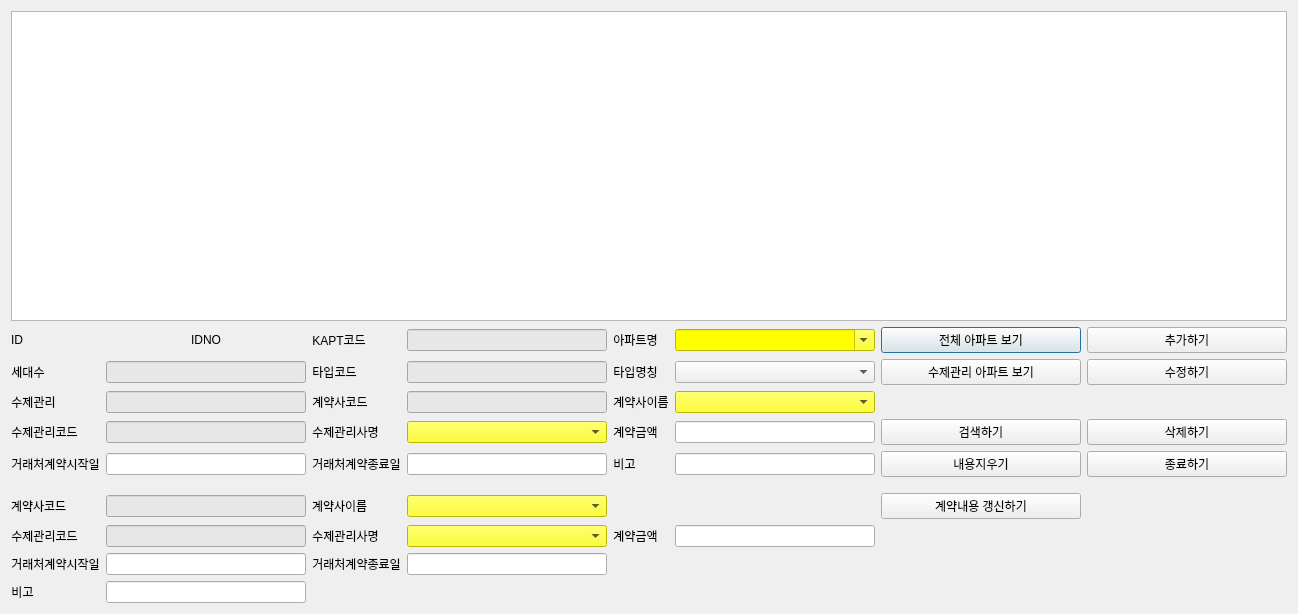
<?xml version="1.0" encoding="UTF-8"?>
<ui version="4.0">
 <class>AptContractDialog</class>
 <widget class="QDialog" name="AptContractDialog">
  <property name="geometry">
   <rect>
    <x>0</x>
    <y>0</y>
    <width>1298</width>
    <height>614</height>
   </rect>
  </property>
  <property name="windowTitle">
   <string>아파트 계약 관리</string>
  </property>
  <layout class="QGridLayout" name="gridLayout_2">
   <item row="0" column="0">
    <layout class="QGridLayout" name="gridLayout">
     <item row="7" column="0">
      <widget class="QLabel" name="label_2">
       <property name="text">
        <string>계약사코드</string>
       </property>
      </widget>
     </item>
     <item row="1" column="5">
      <widget class="QComboBox" name="cb_aptcontract_aname">
       <property name="sizePolicy">
        <sizepolicy hsizetype="Expanding" vsizetype="Fixed">
         <horstretch>0</horstretch>
         <verstretch>0</verstretch>
        </sizepolicy>
       </property>
       <property name="styleSheet">
        <string notr="true">background-color: rgb(255, 255, 0);</string>
       </property>
       <property name="editable">
        <bool>true</bool>
       </property>
      </widget>
     </item>
     <item row="5" column="5">
      <widget class="QLineEdit" name="entry_aptcontract_remark">
       <property name="sizePolicy">
        <sizepolicy hsizetype="Expanding" vsizetype="Fixed">
         <horstretch>0</horstretch>
         <verstretch>0</verstretch>
        </sizepolicy>
       </property>
      </widget>
     </item>
     <item row="4" column="0">
      <widget class="QLabel" name="label_11">
       <property name="sizePolicy">
        <sizepolicy hsizetype="Fixed" vsizetype="Fixed">
         <horstretch>0</horstretch>
         <verstretch>0</verstretch>
        </sizepolicy>
       </property>
       <property name="text">
        <string>수제관리코드</string>
       </property>
       <property name="alignment">
        <set>Qt::AlignCenter</set>
       </property>
      </widget>
     </item>
     <item row="1" column="6">
      <widget class="QPushButton" name="pb_aptcontract_show">
       <property name="sizePolicy">
        <sizepolicy hsizetype="Expanding" vsizetype="Fixed">
         <horstretch>0</horstretch>
         <verstretch>0</verstretch>
        </sizepolicy>
       </property>
       <property name="text">
        <string>전체 아파트 보기</string>
       </property>
      </widget>
     </item>
     <item row="10" column="1">
      <widget class="QLineEdit" name="entry_aptcontractchange_remark">
       <property name="sizePolicy">
        <sizepolicy hsizetype="Expanding" vsizetype="Fixed">
         <horstretch>0</horstretch>
         <verstretch>0</verstretch>
        </sizepolicy>
       </property>
      </widget>
     </item>
     <item row="4" column="7">
      <widget class="QPushButton" name="pb_aptcontract_delete">
       <property name="sizePolicy">
        <sizepolicy hsizetype="Expanding" vsizetype="Fixed">
         <horstretch>0</horstretch>
         <verstretch>0</verstretch>
        </sizepolicy>
       </property>
       <property name="text">
        <string>삭제하기</string>
       </property>
      </widget>
     </item>
     <item row="2" column="5">
      <widget class="QComboBox" name="cb_aptcontract_apttypename">
       <property name="sizePolicy">
        <sizepolicy hsizetype="Expanding" vsizetype="Fixed">
         <horstretch>0</horstretch>
         <verstretch>0</verstretch>
        </sizepolicy>
       </property>
      </widget>
     </item>
     <item row="10" column="0">
      <widget class="QLabel" name="label_21">
       <property name="sizePolicy">
        <sizepolicy hsizetype="Fixed" vsizetype="Fixed">
         <horstretch>0</horstretch>
         <verstretch>0</verstretch>
        </sizepolicy>
       </property>
       <property name="text">
        <string>비고</string>
       </property>
       <property name="alignment">
        <set>Qt::AlignCenter</set>
       </property>
      </widget>
     </item>
     <item row="2" column="7">
      <widget class="QPushButton" name="pb_aptcontract_update">
       <property name="sizePolicy">
        <sizepolicy hsizetype="Expanding" vsizetype="Fixed">
         <horstretch>0</horstretch>
         <verstretch>0</verstretch>
        </sizepolicy>
       </property>
       <property name="text">
        <string>수정하기</string>
       </property>
      </widget>
     </item>
     <item row="2" column="2">
      <widget class="QLabel" name="label_6">
       <property name="sizePolicy">
        <sizepolicy hsizetype="Fixed" vsizetype="Fixed">
         <horstretch>0</horstretch>
         <verstretch>0</verstretch>
        </sizepolicy>
       </property>
       <property name="text">
        <string>타입코드</string>
       </property>
       <property name="alignment">
        <set>Qt::AlignCenter</set>
       </property>
      </widget>
     </item>
     <item row="3" column="5">
      <widget class="QComboBox" name="cb_aptcontract_customername">
       <property name="sizePolicy">
        <sizepolicy hsizetype="Expanding" vsizetype="Fixed">
         <horstretch>0</horstretch>
         <verstretch>0</verstretch>
        </sizepolicy>
       </property>
       <property name="styleSheet">
        <string notr="true">background-color: rgb(255, 255, 0);</string>
       </property>
      </widget>
     </item>
     <item row="4" column="3">
      <widget class="QComboBox" name="cb_aptcontract_sjname">
       <property name="sizePolicy">
        <sizepolicy hsizetype="Expanding" vsizetype="Fixed">
         <horstretch>0</horstretch>
         <verstretch>0</verstretch>
        </sizepolicy>
       </property>
       <property name="styleSheet">
        <string notr="true">background-color: rgb(255, 255, 0);</string>
       </property>
      </widget>
     </item>
     <item row="1" column="7">
      <widget class="QPushButton" name="pb_aptcontract_insert">
       <property name="sizePolicy">
        <sizepolicy hsizetype="Expanding" vsizetype="Fixed">
         <horstretch>0</horstretch>
         <verstretch>0</verstretch>
        </sizepolicy>
       </property>
       <property name="text">
        <string>추가하기</string>
       </property>
      </widget>
     </item>
     <item row="5" column="1">
      <widget class="QLineEdit" name="entry_aptcontract_cefffrom">
       <property name="sizePolicy">
        <sizepolicy hsizetype="Expanding" vsizetype="Fixed">
         <horstretch>0</horstretch>
         <verstretch>0</verstretch>
        </sizepolicy>
       </property>
      </widget>
     </item>
     <item row="1" column="2">
      <widget class="QLabel" name="label_3">
       <property name="sizePolicy">
        <sizepolicy hsizetype="Fixed" vsizetype="Fixed">
         <horstretch>0</horstretch>
         <verstretch>0</verstretch>
        </sizepolicy>
       </property>
       <property name="text">
        <string>KAPT코드</string>
       </property>
       <property name="alignment">
        <set>Qt::AlignCenter</set>
       </property>
      </widget>
     </item>
     <item row="1" column="4">
      <widget class="QLabel" name="label_4">
       <property name="sizePolicy">
        <sizepolicy hsizetype="Fixed" vsizetype="Fixed">
         <horstretch>0</horstretch>
         <verstretch>0</verstretch>
        </sizepolicy>
       </property>
       <property name="text">
        <string>아파트명</string>
       </property>
       <property name="alignment">
        <set>Qt::AlignCenter</set>
       </property>
      </widget>
     </item>
     <item row="4" column="4">
      <widget class="QLabel" name="label_13">
       <property name="sizePolicy">
        <sizepolicy hsizetype="Fixed" vsizetype="Fixed">
         <horstretch>0</horstretch>
         <verstretch>0</verstretch>
        </sizepolicy>
       </property>
       <property name="text">
        <string>계약금액</string>
       </property>
       <property name="alignment">
        <set>Qt::AlignCenter</set>
       </property>
      </widget>
     </item>
     <item row="5" column="2">
      <widget class="QLabel" name="label_15">
       <property name="sizePolicy">
        <sizepolicy hsizetype="Fixed" vsizetype="Fixed">
         <horstretch>0</horstretch>
         <verstretch>0</verstretch>
        </sizepolicy>
       </property>
       <property name="text">
        <string>거래처계약종료일</string>
       </property>
       <property name="alignment">
        <set>Qt::AlignCenter</set>
       </property>
      </widget>
     </item>
     <item row="7" column="1">
      <widget class="QLineEdit" name="entry_aptcontractchange_customercode">
       <property name="sizePolicy">
        <sizepolicy hsizetype="Expanding" vsizetype="Fixed">
         <horstretch>0</horstretch>
         <verstretch>0</verstretch>
        </sizepolicy>
       </property>
       <property name="styleSheet">
        <string notr="true">background-color: rgb(231, 231, 231);</string>
       </property>
      </widget>
     </item>
     <item row="4" column="5">
      <widget class="QLineEdit" name="entry_aptcontract_contractvalue">
       <property name="sizePolicy">
        <sizepolicy hsizetype="Expanding" vsizetype="Fixed">
         <horstretch>0</horstretch>
         <verstretch>0</verstretch>
        </sizepolicy>
       </property>
      </widget>
     </item>
     <item row="7" column="3">
      <widget class="QComboBox" name="cb_aptcontractchange_customername">
       <property name="sizePolicy">
        <sizepolicy hsizetype="Expanding" vsizetype="Fixed">
         <horstretch>0</horstretch>
         <verstretch>0</verstretch>
        </sizepolicy>
       </property>
       <property name="styleSheet">
        <string notr="true">background-color: rgb(255, 255, 0);</string>
       </property>
      </widget>
     </item>
     <item row="3" column="2">
      <widget class="QLabel" name="label_9">
       <property name="sizePolicy">
        <sizepolicy hsizetype="Fixed" vsizetype="Fixed">
         <horstretch>0</horstretch>
         <verstretch>0</verstretch>
        </sizepolicy>
       </property>
       <property name="text">
        <string>계약사코드</string>
       </property>
       <property name="alignment">
        <set>Qt::AlignCenter</set>
       </property>
      </widget>
     </item>
     <item row="3" column="3">
      <widget class="QLineEdit" name="entry_aptcontract_customercode">
       <property name="sizePolicy">
        <sizepolicy hsizetype="Expanding" vsizetype="Fixed">
         <horstretch>0</horstretch>
         <verstretch>0</verstretch>
        </sizepolicy>
       </property>
       <property name="styleSheet">
        <string notr="true">background-color: rgb(231, 231, 231);</string>
       </property>
      </widget>
     </item>
     <item row="2" column="0">
      <widget class="QLabel" name="label_5">
       <property name="sizePolicy">
        <sizepolicy hsizetype="Fixed" vsizetype="Fixed">
         <horstretch>0</horstretch>
         <verstretch>0</verstretch>
        </sizepolicy>
       </property>
       <property name="text">
        <string>세대수</string>
       </property>
       <property name="alignment">
        <set>Qt::AlignCenter</set>
       </property>
      </widget>
     </item>
     <item row="2" column="1">
      <widget class="QLineEdit" name="entry_aptcontract_noh">
       <property name="sizePolicy">
        <sizepolicy hsizetype="Expanding" vsizetype="Fixed">
         <horstretch>0</horstretch>
         <verstretch>0</verstretch>
        </sizepolicy>
       </property>
       <property name="styleSheet">
        <string notr="true">background-color: rgb(231, 231, 231);</string>
       </property>
      </widget>
     </item>
     <item row="2" column="4">
      <widget class="QLabel" name="label_7">
       <property name="sizePolicy">
        <sizepolicy hsizetype="Fixed" vsizetype="Fixed">
         <horstretch>0</horstretch>
         <verstretch>0</verstretch>
        </sizepolicy>
       </property>
       <property name="text">
        <string>타입명칭</string>
       </property>
       <property name="alignment">
        <set>Qt::AlignCenter</set>
       </property>
      </widget>
     </item>
     <item row="5" column="4">
      <widget class="QLabel" name="label_61">
       <property name="sizePolicy">
        <sizepolicy hsizetype="Fixed" vsizetype="Fixed">
         <horstretch>0</horstretch>
         <verstretch>0</verstretch>
        </sizepolicy>
       </property>
       <property name="text">
        <string>비고</string>
       </property>
       <property name="alignment">
        <set>Qt::AlignCenter</set>
       </property>
      </widget>
     </item>
     <item row="5" column="6">
      <widget class="QPushButton" name="pb_aptcontract_clear_data">
       <property name="sizePolicy">
        <sizepolicy hsizetype="Expanding" vsizetype="Fixed">
         <horstretch>0</horstretch>
         <verstretch>0</verstretch>
        </sizepolicy>
       </property>
       <property name="text">
        <string>내용지우기</string>
       </property>
      </widget>
     </item>
     <item row="6" column="0" colspan="8">
      <layout class="QHBoxLayout" name="horizontalLayout">
       <property name="topMargin">
        <number>10</number>
       </property>
      </layout>
     </item>
     <item row="7" column="2">
      <widget class="QLabel" name="label_25">
       <property name="text">
        <string>계약사이름</string>
       </property>
      </widget>
     </item>
     <item row="3" column="0">
      <widget class="QLabel" name="label_8">
       <property name="sizePolicy">
        <sizepolicy hsizetype="Fixed" vsizetype="Fixed">
         <horstretch>0</horstretch>
         <verstretch>0</verstretch>
        </sizepolicy>
       </property>
       <property name="text">
        <string>수제관리</string>
       </property>
       <property name="alignment">
        <set>Qt::AlignCenter</set>
       </property>
      </widget>
     </item>
     <item row="4" column="6">
      <widget class="QPushButton" name="pb_aptcontract_search">
       <property name="sizePolicy">
        <sizepolicy hsizetype="Expanding" vsizetype="Fixed">
         <horstretch>0</horstretch>
         <verstretch>0</verstretch>
        </sizepolicy>
       </property>
       <property name="text">
        <string>검색하기</string>
       </property>
      </widget>
     </item>
     <item row="5" column="0">
      <widget class="QLabel" name="label_14">
       <property name="sizePolicy">
        <sizepolicy hsizetype="Fixed" vsizetype="Fixed">
         <horstretch>0</horstretch>
         <verstretch>0</verstretch>
        </sizepolicy>
       </property>
       <property name="text">
        <string>거래처계약시작일</string>
       </property>
       <property name="alignment">
        <set>Qt::AlignCenter</set>
       </property>
      </widget>
     </item>
     <item row="2" column="3">
      <widget class="QLineEdit" name="entry_aptcontract_apttypecode">
       <property name="sizePolicy">
        <sizepolicy hsizetype="Expanding" vsizetype="Fixed">
         <horstretch>0</horstretch>
         <verstretch>0</verstretch>
        </sizepolicy>
       </property>
       <property name="styleSheet">
        <string notr="true">background-color: rgb(231, 231, 231);</string>
       </property>
      </widget>
     </item>
     <item row="1" column="3">
      <widget class="QLineEdit" name="entry_aptcontract_acode">
       <property name="sizePolicy">
        <sizepolicy hsizetype="Expanding" vsizetype="Fixed">
         <horstretch>0</horstretch>
         <verstretch>0</verstretch>
        </sizepolicy>
       </property>
       <property name="styleSheet">
        <string notr="true">background-color: rgb(231, 231, 231);</string>
       </property>
      </widget>
     </item>
     <item row="4" column="1">
      <widget class="QLineEdit" name="entry_aptcontract_sjcode">
       <property name="sizePolicy">
        <sizepolicy hsizetype="Expanding" vsizetype="Fixed">
         <horstretch>0</horstretch>
         <verstretch>0</verstretch>
        </sizepolicy>
       </property>
       <property name="styleSheet">
        <string notr="true">background-color: rgb(231, 231, 231);</string>
       </property>
      </widget>
     </item>
     <item row="2" column="6">
      <widget class="QPushButton" name="pb_aptcontract_show_con">
       <property name="sizePolicy">
        <sizepolicy hsizetype="Expanding" vsizetype="Fixed">
         <horstretch>0</horstretch>
         <verstretch>0</verstretch>
        </sizepolicy>
       </property>
       <property name="text">
        <string>수제관리 아파트 보기</string>
       </property>
      </widget>
     </item>
     <item row="5" column="7">
      <widget class="QPushButton" name="pb_aptcontract_close">
       <property name="sizePolicy">
        <sizepolicy hsizetype="Expanding" vsizetype="Fixed">
         <horstretch>0</horstretch>
         <verstretch>0</verstretch>
        </sizepolicy>
       </property>
       <property name="text">
        <string>종료하기</string>
       </property>
      </widget>
     </item>
     <item row="0" column="0" colspan="8">
      <widget class="QTableView" name="tv_aptcontract">
       <property name="sizePolicy">
        <sizepolicy hsizetype="Expanding" vsizetype="Expanding">
         <horstretch>0</horstretch>
         <verstretch>1</verstretch>
        </sizepolicy>
       </property>
      </widget>
     </item>
     <item row="1" column="0">
      <widget class="QLabel" name="label">
       <property name="sizePolicy">
        <sizepolicy hsizetype="Fixed" vsizetype="Fixed">
         <horstretch>0</horstretch>
         <verstretch>0</verstretch>
        </sizepolicy>
       </property>
       <property name="text">
        <string>ID</string>
       </property>
       <property name="alignment">
        <set>Qt::AlignCenter</set>
       </property>
      </widget>
     </item>
     <item row="4" column="2">
      <widget class="QLabel" name="label_12">
       <property name="sizePolicy">
        <sizepolicy hsizetype="Fixed" vsizetype="Fixed">
         <horstretch>0</horstretch>
         <verstretch>0</verstretch>
        </sizepolicy>
       </property>
       <property name="text">
        <string>수제관리사명</string>
       </property>
       <property name="alignment">
        <set>Qt::AlignCenter</set>
       </property>
      </widget>
     </item>
     <item row="3" column="4">
      <widget class="QLabel" name="label_10">
       <property name="sizePolicy">
        <sizepolicy hsizetype="Fixed" vsizetype="Fixed">
         <horstretch>0</horstretch>
         <verstretch>0</verstretch>
        </sizepolicy>
       </property>
       <property name="text">
        <string>계약사이름</string>
       </property>
       <property name="alignment">
        <set>Qt::AlignCenter</set>
       </property>
      </widget>
     </item>
     <item row="3" column="1">
      <widget class="QLineEdit" name="entry_aptcontract_ciccode">
       <property name="sizePolicy">
        <sizepolicy hsizetype="Expanding" vsizetype="Fixed">
         <horstretch>0</horstretch>
         <verstretch>0</verstretch>
        </sizepolicy>
       </property>
       <property name="styleSheet">
        <string notr="true">background-color: rgb(231, 231, 231);</string>
       </property>
      </widget>
     </item>
     <item row="1" column="1">
      <widget class="QLabel" name="lbl_aptcontract_id">
       <property name="sizePolicy">
        <sizepolicy hsizetype="Expanding" vsizetype="Fixed">
         <horstretch>0</horstretch>
         <verstretch>0</verstretch>
        </sizepolicy>
       </property>
       <property name="text">
        <string>IDNO</string>
       </property>
       <property name="alignment">
        <set>Qt::AlignCenter</set>
       </property>
      </widget>
     </item>
     <item row="5" column="3">
      <widget class="QLineEdit" name="entry_aptcontract_ceffthru">
       <property name="sizePolicy">
        <sizepolicy hsizetype="Expanding" vsizetype="Fixed">
         <horstretch>0</horstretch>
         <verstretch>0</verstretch>
        </sizepolicy>
       </property>
      </widget>
     </item>
     <item row="8" column="0">
      <widget class="QLabel" name="label_26">
       <property name="sizePolicy">
        <sizepolicy hsizetype="Fixed" vsizetype="Fixed">
         <horstretch>0</horstretch>
         <verstretch>0</verstretch>
        </sizepolicy>
       </property>
       <property name="text">
        <string>수제관리코드</string>
       </property>
       <property name="alignment">
        <set>Qt::AlignCenter</set>
       </property>
      </widget>
     </item>
     <item row="8" column="1">
      <widget class="QLineEdit" name="entry_aptcontractchange_sjcode">
       <property name="sizePolicy">
        <sizepolicy hsizetype="Expanding" vsizetype="Fixed">
         <horstretch>0</horstretch>
         <verstretch>0</verstretch>
        </sizepolicy>
       </property>
       <property name="styleSheet">
        <string notr="true">background-color: rgb(231, 231, 231);</string>
       </property>
      </widget>
     </item>
     <item row="8" column="2">
      <widget class="QLabel" name="label_27">
       <property name="sizePolicy">
        <sizepolicy hsizetype="Fixed" vsizetype="Fixed">
         <horstretch>0</horstretch>
         <verstretch>0</verstretch>
        </sizepolicy>
       </property>
       <property name="text">
        <string>수제관리사명</string>
       </property>
       <property name="alignment">
        <set>Qt::AlignCenter</set>
       </property>
      </widget>
     </item>
     <item row="8" column="3">
      <widget class="QComboBox" name="cb_aptcontractchange_sjname">
       <property name="sizePolicy">
        <sizepolicy hsizetype="Expanding" vsizetype="Fixed">
         <horstretch>0</horstretch>
         <verstretch>0</verstretch>
        </sizepolicy>
       </property>
       <property name="styleSheet">
        <string notr="true">background-color: rgb(255, 255, 0);</string>
       </property>
      </widget>
     </item>
     <item row="7" column="6">
      <widget class="QPushButton" name="pb_aptcontractchange_update_insert">
       <property name="sizePolicy">
        <sizepolicy hsizetype="Expanding" vsizetype="Fixed">
         <horstretch>0</horstretch>
         <verstretch>0</verstretch>
        </sizepolicy>
       </property>
       <property name="text">
        <string>계약내용 갱신하기</string>
       </property>
      </widget>
     </item>
     <item row="8" column="4">
      <widget class="QLabel" name="label_29">
       <property name="sizePolicy">
        <sizepolicy hsizetype="Fixed" vsizetype="Fixed">
         <horstretch>0</horstretch>
         <verstretch>0</verstretch>
        </sizepolicy>
       </property>
       <property name="text">
        <string>계약금액</string>
       </property>
       <property name="alignment">
        <set>Qt::AlignCenter</set>
       </property>
      </widget>
     </item>
     <item row="8" column="5">
      <widget class="QLineEdit" name="entry_aptcontractchange_contractvalue">
       <property name="sizePolicy">
        <sizepolicy hsizetype="Expanding" vsizetype="Fixed">
         <horstretch>0</horstretch>
         <verstretch>0</verstretch>
        </sizepolicy>
       </property>
      </widget>
     </item>
     <item row="9" column="0">
      <widget class="QLabel" name="label_28">
       <property name="sizePolicy">
        <sizepolicy hsizetype="Fixed" vsizetype="Fixed">
         <horstretch>0</horstretch>
         <verstretch>0</verstretch>
        </sizepolicy>
       </property>
       <property name="text">
        <string>거래처계약시작일</string>
       </property>
       <property name="alignment">
        <set>Qt::AlignCenter</set>
       </property>
      </widget>
     </item>
     <item row="9" column="1">
      <widget class="QLineEdit" name="entry_aptcontractchange_cefffrom">
       <property name="sizePolicy">
        <sizepolicy hsizetype="Expanding" vsizetype="Fixed">
         <horstretch>0</horstretch>
         <verstretch>0</verstretch>
        </sizepolicy>
       </property>
      </widget>
     </item>
     <item row="9" column="2">
      <widget class="QLabel" name="label_30">
       <property name="sizePolicy">
        <sizepolicy hsizetype="Fixed" vsizetype="Fixed">
         <horstretch>0</horstretch>
         <verstretch>0</verstretch>
        </sizepolicy>
       </property>
       <property name="text">
        <string>거래처계약종료일</string>
       </property>
       <property name="alignment">
        <set>Qt::AlignCenter</set>
       </property>
      </widget>
     </item>
     <item row="9" column="3">
      <widget class="QLineEdit" name="entry_aptcontractchange_ceffthru">
       <property name="sizePolicy">
        <sizepolicy hsizetype="Expanding" vsizetype="Fixed">
         <horstretch>0</horstretch>
         <verstretch>0</verstretch>
        </sizepolicy>
       </property>
      </widget>
     </item>
    </layout>
   </item>
  </layout>
 </widget>
 <resources/>
 <connections/>
</ui>
